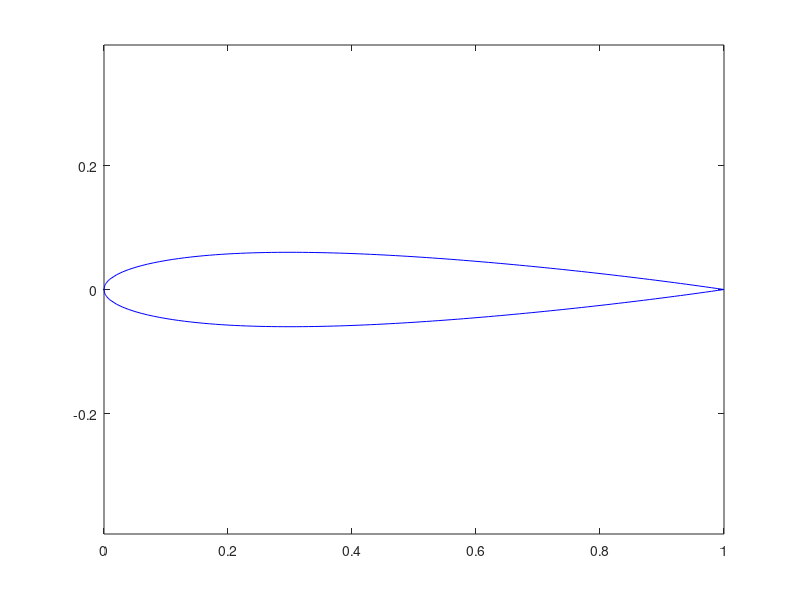

This figure's MATLAB source:
clear;

% Geometry generation

x = [0:0.001:0.01 0.02:0.01:1.0];
t = 0.12;
yTop = 5 * t * (0.2969 * sqrt(x) - 0.1260 * x - 0.3516 * x.^2 + 0.2843 * x.^3 - 0.1036 * x.^4);
yBottom = -yTop;
plot(x, yTop, 'b-', x, yBottom, 'b-'),axis equal

[fid msg] = fopen("airfoilScript.py", 'w');

fprintf(fid, '#!/usr/bin/env python\n\n');

fprintf(fid, 'import sys\n');
fprintf(fid, 'import salome\n\n');

fprintf(fid, 'salome.salome_init()\n');
fprintf(fid, 'import salome_notebook\n');
fprintf(fid, 'notebook = salome_notebook.NoteBook()\n');

fprintf(fid, 'import GEOM\n');
fprintf(fid, 'from salome.geom import geomBuilder\n');
fprintf(fid, 'import math\n');
fprintf(fid, 'import SALOMEDS\n\n');

fprintf(fid, 'geompy = geomBuilder.New()\n\n');

fprintf(fid, 'O = geompy.MakeVertex(0, 0, 0)\n');
fprintf(fid, 'OX = geompy.MakeVectorDXDYDZ(1, 0, 0)\n');
fprintf(fid, 'OY = geompy.MakeVectorDXDYDZ(0, 1, 0)\n');
fprintf(fid, 'OZ = geompy.MakeVectorDXDYDZ(0, 0, 1)\n');

k = 0;
for vert = 1:length(x)
  ++k;
  fprintf(fid, 'v_%d = geompy.MakeVertex(%f, %f, 0)\n', k, x(vert), yTop(vert));
endfor

for vert = (length(x)-1):-1:2
  ++k;
  fprintf(fid, 'v_%d = geompy.MakeVertex(%f, %f, 0)\n', k, x(vert), yBottom(vert));
end

fprintf(fid, 'Polyline_1 = geompy.MakePolyline([');
for vert = 1:k
  fprintf(fid, 'v_%d, ', vert);
end

fprintf(fid, 'v_1])\n');

fprintf(fid, 'Face_1 = geompy.MakeFaceWires([Polyline_1], 1)\n');
fprintf(fid, 'Extrusion_1 = geompy.MakePrismVecH2Ways(Face_1, OZ, 1)\n');
fprintf(fid, 'v_A = geompy.MakeVertex(-3, -3, -3)\n');
fprintf(fid, 'v_B = geompy.MakeVertex(10, 3, 3)\n');
fprintf(fid, 'Box_1 = geompy.MakeBoxTwoPnt(v_A, v_B)\n');
fprintf(fid, 'Cut_1 = geompy.MakeCutList(Box_1, [Extrusion_1], True)\n');

fprintf(fid, 'geompy.addToStudy( O, "O" )\n');
fprintf(fid, 'geompy.addToStudy( OX, "OX" )\n');
fprintf(fid, 'geompy.addToStudy( OY, "OY" )\n');
fprintf(fid, 'geompy.addToStudy( OZ, "OZ" )\n');

for pt = 1:k
  fprintf(fid, 'geompy.addToStudy( v_%d, ''Vertex_%d'' )\n', pt, pt);
endfor

fprintf(fid, 'geompy.addToStudy(Polyline_1, "Polyline1")\n');
fprintf(fid, 'geompy.addToStudy( Face_1, "Face_1" )\n');
fprintf(fid, 'geompy.addToStudy( Extrusion_1, "Extrusion_1" )\n');
fprintf(fid, 'geompy.addToStudy( v_A, "v_A" )\n');
fprintf(fid, 'geompy.addToStudy( v_B, "v_B" )\n');
fprintf(fid, 'geompy.addToStudy( Box_1, "Box_1" )\n');
fprintf(fid, 'geompy.addToStudy( Cut_1, "Cut_1" )\n\n');

% Mesh generation

fprintf(fid, 'import  SMESH, SALOMEDS\n');
fprintf(fid, 'from salome.smesh import smeshBuilder\n\n');

fprintf(fid, 'smesh = smeshBuilder.New()\n\n');

fprintf(fid, 'Mesh_1 = smesh.Mesh(Cut_1,"Mesh_1")\n');
fprintf(fid, 'NETGEN_1D_2D_3D = Mesh_1.Tetrahedron(algo=smeshBuilder.NETGEN_1D2D3D)\n');
fprintf(fid, 'NETGEN_3D_Parameters_1 = NETGEN_1D_2D_3D.Parameters()\n');
fprintf(fid, 'NETGEN_3D_Parameters_1.SetSecondOrder( 0 )\n');
fprintf(fid, 'NETGEN_3D_Parameters_1.SetOptimize( 1 )\n');
fprintf(fid, 'NETGEN_3D_Parameters_1.SetFineness( 2 )\n');
fprintf(fid, 'NETGEN_3D_Parameters_1.SetChordalError( -1 )\n');
fprintf(fid, 'NETGEN_3D_Parameters_1.SetChordalErrorEnabled( 0 )\n');
fprintf(fid, 'NETGEN_3D_Parameters_1.SetUseSurfaceCurvature( 1 )\n');
fprintf(fid, 'NETGEN_3D_Parameters_1.SetFuseEdges( 1 )\n');
fprintf(fid, 'NETGEN_3D_Parameters_1.SetQuadAllowed( 0 )\n');
fprintf(fid, 'NETGEN_3D_Parameters_1.SetMinSize( 0.05 )\n');    % mesh parameter no. 1
fprintf(fid, 'NETGEN_3D_Parameters_1.SetMaxSize( 0.175 )\n');   % mesh parameter no. 2
fprintf(fid, 'NETGEN_3D_Parameters_1.SetCheckChartBoundary( 144 )\n\n');

fprintf(fid, 'smesh.SetName(NETGEN_3D_Parameters_1, "NETGEN 3D Parameters_1")\n');
fprintf(fid, 'smesh.SetName(Mesh_1.GetMesh(), "Mesh_1")\n');
fprintf(fid, 'smesh.SetName(NETGEN_1D_2D_3D.GetAlgorithm(), "NETGEN 1D-2D-3D")\n\n');

fprintf(fid, 'if salome.sg.hasDesktop():\n');
fprintf(fid, '  salome.sg.updateObjBrowser()\n');

fclose(fid);
